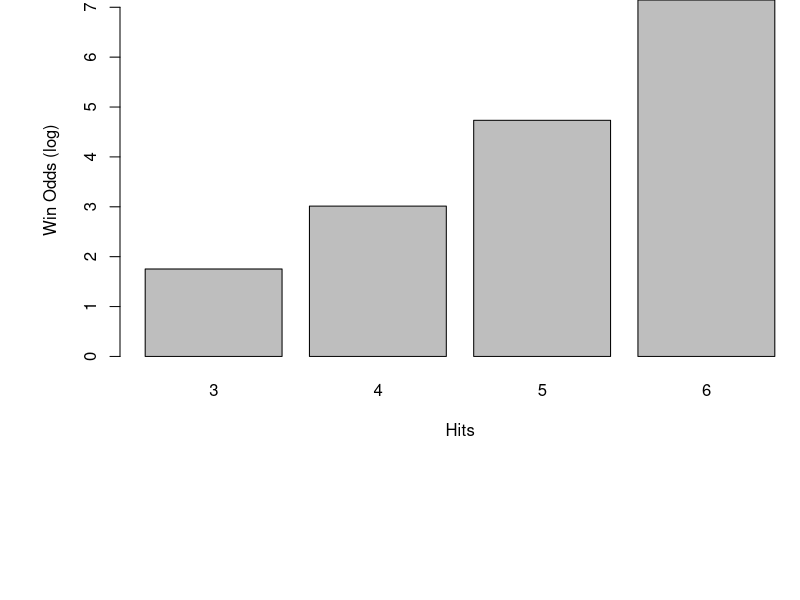

Generate this figure with R:
## ---- chunk 1
    i <- c(3:6)   
    j <- (choose(6, i) * choose(49-6, 6-i))/choose(49, 6)
    j <- log10(1/j)
    par(mar=c(12,6,0,0))
    barplot(j, xlab="Hits", ylab="Win Odds (log)", names.arg=c(3,4,5,6))
